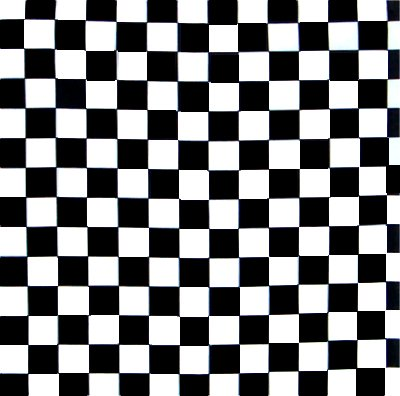
%> input picture checkerboard.jpg, 400 x 396 px
$ octave --eval "result = SIFT('checkerboard.jpg');"   (GNU Octave 9; MATLAB toolbox functions it lacks are replaced by stand-ins)
%> lines starting %> are read from the running program, lines starting %| are printed output that depends on the picture
### gaussianScaleSpace.m
function v = gaussianScaleSpace(imgIn)
    delMin = 0.5;
    sigmaIn = 0.5;
    sigmaMin = 0.8;
    n_spo = 3;
    n_oct = 4;

    initImg = imresize(imgIn, 1/delMin, 'bilinear');
    v = cell(n_oct, n_spo+3);

    sigma = 1/delMin * sqrt(sigmaMin*sigmaMin - sigmaIn*sigmaIn);
    curFilter = getGaussian(sigma);

%     v{1} = {};
    v{1}{1} = imfilter(initImg, curFilter);

    for i=2:n_spo+3
        sigma = sigmaMin/delMin * sqrt(realpow(2, 2*(i-1)/n_spo) - realpow(2, 2*(i-2)/n_spo));
        curFilter = getGaussian(sigma);
        v{1}{i} = imfilter(v{1}{i-1}, curFilter);
    end

    for j=2:n_oct
%         v{j} = {};
        v{j}{1} = imresize(v{j-1}{n_spo+1}, 0.5);

        for i=2:n_spo+3
            sigma = sigmaMin/delMin * sqrt(realpow(2, 2*(i-1)/n_spo) - realpow(2, 2*(i-2)/n_spo));
            curFilter = getGaussian(sigma);
            v{j}{i} = imfilter(v{j}{i-1}, curFilter);
        end
    end
end

function r = getGaussian(sigma)
    r = fspecial('gaussian', floor(4*sigma), sigma);
end

### dogScaleSpace.m
function w = dogScaleSpace(gss)
    n_oct = 4;
    n_spo = 3;

    w = cell(n_oct, n_spo+2);
    for i=1:n_oct
%         w{i} = {};
        for j=1:n_spo+2
            w{i}{j} = gss{i}{j+1} - gss{i}{j};
        end
    end
end

### getSIFTFeatures.m
function r = getSIFTFeatures(DoG)
    n_spo = 3;
    n_oct = 4;
    c_DoG = 0.03;
    c_edge = 10.0;
    edgeThres = (c_edge+1)*(c_edge+1)/c_edge;

    r = cell(n_oct, n_spo);
    for oct = 1:n_oct
%         r{oct} = {};
        height = size(DoG{oct}{1}, 1);
        width = size(DoG{oct}{1}, 2);
        for spo = 2:n_spo+1
            A = DoG{oct}{spo} > imdilate(DoG{oct}{spo}, [1 1 1; 1 0 1; 1 1 1]);
            B = imdilate(DoG{oct}{spo-1}, [1 1 1; 1 1 1; 1 1 1]);
            C = imdilate(DoG{oct}{spo+1}, [1 1 1; 1 1 1; 1 1 1]);
            D = imdilate(DoG{oct}{spo}, [1 1 1; 1 0 1; 1 1 1]);

            Am = -DoG{oct}{spo} > imdilate(-DoG{oct}{spo}, [1 1 1; 1 0 1; 1 1 1]);
            Bm = imdilate(-DoG{oct}{spo-1}, [1 1 1; 1 1 1; 1 1 1]);
            Cm = imdilate(-DoG{oct}{spo+1}, [1 1 1; 1 1 1; 1 1 1]);
            Dm = imdilate(-DoG{oct}{spo}, [1 1 1; 1 0 1; 1 1 1]);

            H = zeros(height, width, 3); %H is the 2-D Hessian matrix
            H(:, :, 1) = imfilter(DoG{oct}{spo}, [1 -2 1]);
            H(:, :, 2) = imfilter(DoG{oct}{spo}, [0.25 0 -0.25; 0 0 0; -0.25 0 0.25]);
            H(:, :, 3) = imfilter(DoG{oct}{spo}, [1; -2; 1]);

            edgeness = ((H(:, :, 1) + H(:, :, 3)) .* (H(:, :, 1) + H(:, :, 3))) ./ (H(:, :, 1).*H(:, :, 3) - H(:, :, 2).*H(:, :, 2));
%             edgeness = zeros(height, width);
            r{oct}{spo-1} = abs(DoG{oct}{spo}) > 0.8*c_DoG & edgeness < edgeThres & ((A & D > max(B, C)) | (Am & Dm > max(Bm, Cm)));
        end
    end

end

### getSIFTKeypoints.m
function [r, count] = getSIFTKeypoints(pss)
    n_oct = 4;
    n_spo = 3;
    delMin = 0.5;
    sigmaMin = 0.8;

    total = 0;
    for i=1:n_oct
        for j=1:n_spo
            total = total + sum(sum(pss{i}{j}));
        end
    end
    r = cell(total);
    c = 1;

    imHeight = size(pss{1}{1}, 1)*delMin;
    imWidth = size(pss{1}{1}, 2)*delMin;


    for oct=1:n_oct
        height = size(pss{oct}{1}, 1);
        width = size(pss{oct}{1}, 2);
        for spo=1:n_spo
            for i=1:height
                for j=1:width
                    if pss{oct}{spo}(i, j)
                        scale = realpow(2, oct-1);
                        delta = delMin*scale;
                        sigma = scale*sigmaMin*realpow(2, (spo+1)/n_spo);
                        if not(uint16(i*delta) < 0.01*imHeight || uint16(i*delta) > 0.99*imHeight || uint16(j*delta) < 0.01*imWidth || uint16(j*delta) > 0.99*imWidth)
                            r{c} = struct('m', j, 'n', i, 'sigma', sigma, 'octave', oct, 's', spo+1);
                            c = c + 1;
                        end
                    end
                end
            end
        end
    end
    count = c - 1;
end

### refinePoints.m
function [r, count] = refinePoints(DoG, points, c0)
    n_spo = 3;
    delMin = 0.5;
    sigmaMin = 0.8;
    c_DoG = 0.03;

    r = cell(c0);
    c = 1;
    for i = 1:c0
        m = points{i}.m;
        n = points{i}.n;
        sigma_key = points{i}.sigma;
        o_key = points{i}.octave;
        s_key = points{i}.s;
        delta_okey = delMin*realpow(2, points{i}.octave-1);

        limM = size(DoG{o_key}{1}, 2);
        limN = size(DoG{o_key}{1}, 1);

        for iter = 1:5
            temp_mat = zeros(3,3,3);
            for a = -1:1
                for b = -1:1
                    for d = -1:1
                        temp_mat(2+a,2+b,2+d) = DoG{o_key}{s_key+a}(n+d, m+b);
                    end
                end
            end

            grad = zeros(3,1);
            H = zeros(3,3);

            grad(1,1) = (temp_mat(3,2,2) - temp_mat(1,2,2))/2;
            grad(2,1) = (temp_mat(2,3,2) - temp_mat(2,1,2))/2;
            grad(3,1) = (temp_mat(2,2,3) - temp_mat(2,2,1))/2;

            H(1,1) = temp_mat(3,2,2) + temp_mat(1,2,2) - 2*temp_mat(2,2,2);
            H(2,2) = temp_mat(2,3,2) + temp_mat(2,1,2) - 2*temp_mat(2,2,2);
            H(3,3) = temp_mat(2,2,3) + temp_mat(2,2,1) - 2*temp_mat(2,2,2);
            H(1,2) = (temp_mat(3,3,2) - temp_mat(3,1,2) - temp_mat(1,3,2) + temp_mat(1,1,2))/4;
            H(2,1) = H(1,2);
            H(1,3) = (temp_mat(3,2,3) - temp_mat(3,2,1) - temp_mat(1,2,3) + temp_mat(1,2,1))/4;
            H(3,1) = H(1,3);
            H(2,3) = (temp_mat(2,3,3) - temp_mat(2,3,1) - temp_mat(2,1,3) + temp_mat(2,1,1))/4;
            H(3,2) = H(2,3);

            H_inv = inv(H);
            alpha = - H_inv * grad;
            if(max(abs(alpha)) < 0.6)
                omega = temp_mat(2,2,2) - 0.5* grad' * H_inv *grad;
                if(abs(omega) > c_DoG)
                    sigma = s_key*sigmaMin*realpow(2, (sigma_key+alpha(1))/n_spo);
                    x = round(delta_okey * (m + alpha(2)));
                    y = round(delta_okey * (n + alpha(3)));
                    r{c} = struct('y', y, 'x', x, 'sigma', sigma, 'octave', o_key, 's', s_key);
                    c = c + 1;
                    break;
                end
            else
                s_key = min(max(2, uint8(round(s_key + alpha(1)))), n_spo+1);
                m = min(max(2, uint16(round(m + alpha(2)))), limM-1);
                n = min(max(2, uint16(round(n + alpha(3)))), limN-1);
            end
        end
    end
    count = c - 1;
end

### getOrientedSIFTKeypoints.m
function [r, count, normG, atanG] = getOrientedSIFTKeypoints(gss, points, c1)
    lambda_ori = 1.5;
    n_bins = 36;
    n_oct = 4;
    n_spo = 3;
    del_min = 0.5;
    thres_hist = 0.8;

    gradM = gradient(gss, n_oct, n_spo, 'x');
    gradN = gradient(gss, n_oct, n_spo, 'y');

    normG = cell(n_oct, n_spo+3);
    atanG = cell(n_oct, n_spo+3);

    for i=1:n_oct
        for j=1:n_spo+3
            normG{i}{j} = sqrt(gradM{i}{j}.^2 + gradN{i}{j}.^2);
            atanG{i}{j} = atan2(gradN{i}{j}, gradM{i}{j});
        end
    end
    c=1;

    r = cell(2*c1);

    for i=1:c1
        x_key = double(points{i}.x);
        y_key = double(points{i}.y);
        sigma_key = points{i}.sigma;
        o_key = points{i}.octave;
        s_key = points{i}.s;
        delta_okey = del_min*realpow(2, points{i}.octave-1);
        maxM = uint16(round(x_key + 3*lambda_ori*sigma_key)/delta_okey);
        minM = uint16(round(x_key - 3*lambda_ori*sigma_key)/delta_okey);
        maxN = uint16(round(y_key + 3*lambda_ori*sigma_key)/delta_okey);
        minN = uint16(round(y_key - 3*lambda_ori*sigma_key)/delta_okey);

        h_cur = zeros(1, n_bins);
        limM = size(gss{o_key}{1}, 2);
        limN = size(gss{o_key}{1}, 1);

        for m=minM:maxM

            if m<1 || m>limM
                continue
            end

            for n=minN:maxN

                if n<1 || n>limN
                    continue
                end

                c_ori = 1.0/(sqrt(2*pi)*lambda_ori*sigma_key)*exp(-double(((double(m)*delta_okey - x_key)^2 + (double(n)*delta_okey - y_key)^2)/(2*(lambda_ori*double(sigma_key))^2)))*normG{o_key}{s_key}(n, m);
                index = mod(uint16(round(n_bins/(2*pi)*mod(atanG{o_key}{s_key}(n, m), 2*pi))), n_bins) + 1;
                h_cur(index) = h_cur(index) + c_ori;
            end
        end

        h_new = zeros(1, n_bins);
        for j=1:6
            for bin=1:n_bins
                if bin==1
                    h_new(bin) = h_cur(n_bins) + h_cur(1) + h_cur(2);
                else
                    if bin==n_bins
                        h_new(bin) = h_cur(n_bins-1) + h_cur(n_bins) + h_cur(1);
                    else
                         h_new(bin) = h_cur(bin-1) + h_cur(bin) + h_cur(bin+1);
                    end
                end

                h_new(bin) = h_cur(bin)/3.0;
            end

            h_cur = h_new;
        end

        for bin=1:n_bins
            h_km = h_cur(mod(bin-2, n_bins)+1);
            h_kM = h_cur(mod(bin, n_bins)+1);
            if h_cur(bin)>h_km && h_cur(bin)>h_kM && h_cur(bin) > thres_hist*max(h_cur)
                theta_key = (2*pi)*(2*bin-1)/(2*n_bins) + pi/n_bins*((h_km - h_kM)/(h_km + 2*h_cur(bin) + h_kM));
                r{c} = struct('y', y_key, 'x', x_key, 'sigma', sigma_key, 'octave', o_key, 's', s_key, 'theta', theta_key);
                c = c + 1;
            end
        end
    end
    count = c - 1;
end


function g = gradient(gss, n_oct, n_spo, dir)
    g = cell(n_oct, n_spo);
    for i=1:n_oct
        for j=1:n_spo+3
            if dir=='x'
%                 g{i}{j} = imfilter(gss{i}{j}, [-0.5 0 0.5]);
                g{i}{j} = imfilter(gss{i}{j}, [1, 0, -1; 2, 0, -2; 1, 0, -1]/8);
            else
%                 g{i}{j} = imfilter(gss{i}{j}, [-0.5; 0; 0.5]);
                g{i}{j} = imfilter(gss{i}{j}, [1, 2, 1; 0, 0, 0; -1, -2, -1]/8);
            end
        end
    end
end

### SIFT.m
function [r, count] = SIFT(imPath)
%> called with imPath = 'checkerboard.jpg'
    img = imread(imPath);
%> img is the input picture: size 396x400x3 uint8; mean R, G, B 125.5, 126, 127.1
    gray  = im2double(rgb2gray(img));
    gss = gaussianScaleSpace(gray);
%> in gaussianScaleSpace, `initImg = imresize(imgIn, 1/delMin, 'bilinear');`:
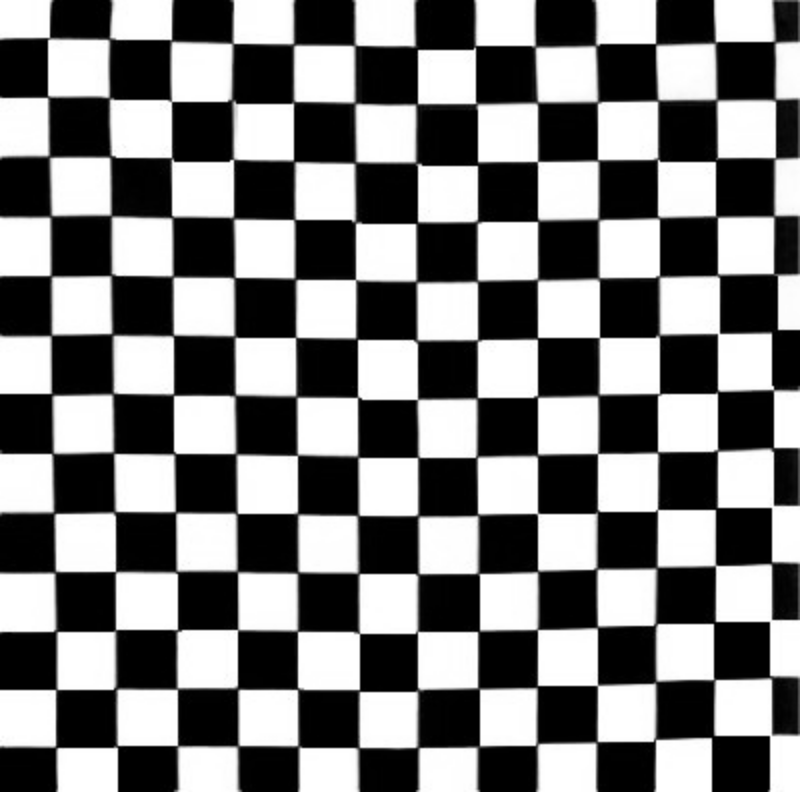
%> initImg: size 792x800 double; min 0, max 1, mean 0.494
%> after the loop in gaussianScaleSpace, `for i=2:n_spo+3`: v = 24 items
%> gss = 24 items
    DoG = dogScaleSpace(gss);
%> after the loop in dogScaleSpace, `for i=1:n_oct`: w = 20 items
%> DoG = 20 items
    sft = getSIFTFeatures(DoG);
%> the loop in getSIFTFeatures, `for oct = 1:n_oct` made 4 passes
%> (height, width) on passes 1 to 4: (792, 800), (396, 400), (198, 200), (99, 100)
%> after the loop in getSIFTFeatures, `for oct = 1:n_oct`:
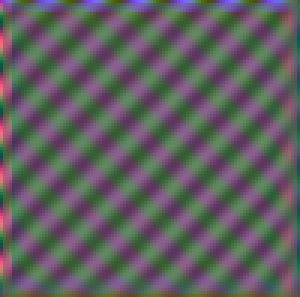
%> H: size 99x100x3 double (shown 3 times larger); mean R, G, B 0.000207, -1.9e-06, 0.000224; drawn with min black and max white
%> after the loop in getSIFTFeatures, `for oct = 1:n_oct`: r = 12 items
%> sft = 12 items
    [points, c0] = getSIFTKeypoints(sft);
%> after the loop in getSIFTKeypoints, `for i=1:n_oct`: total = 615
%> in getSIFTKeypoints, `r = cell(total);`: r = 378225 items
%> in getSIFTKeypoints, `imHeight = size(pss{1}{1}, 1)*delMin;`: imHeight = 396
%> in getSIFTKeypoints, `imWidth = size(pss{1}{1}, 2)*delMin;`: imWidth = 400
%> the loop in getSIFTKeypoints, `for oct=1:n_oct` made 4 passes
%> after the loop in getSIFTKeypoints, `for oct=1:n_oct`: c = 562; delta = 4; scale = 8; sigma = 12.8
%> in getSIFTKeypoints, `count = c - 1;`: count = 561
%> points = 378225 items; c0 = 561
    c0
%> c0 = 561
    [refinedPoints, c1] = refinePoints(DoG, points, c0);
%> in refinePoints, `r = cell(c0);`: r = 314721 items
%> the loop in refinePoints, `for i = 1:c0` made 561 passes
%> sigma_key on passes 1 to 3: 1.27, 1.27, 1.27
%> after the loop in refinePoints, `for i = 1:c0`: H = [-0.0554 -0.0132 -4.73e-05; -0.0132 -0.0173 -0.000164; -4.73e-05 -0.000164 -0.0168]; c = 559; grad = [0.0105; 0.00167; -0.00341]; omega = 0.0877; sigma = 48.41; x = 248; y = 379
%> in refinePoints, `count = c - 1;`: count = 558
%> refinedPoints = 314721 items; c1 = 558
    c1
%> c1 = 558
    [orientedPoints, c2, normG, atanG] = getOrientedSIFTKeypoints(gss, refinedPoints, c1);
%> after the loop in gradient, `for i=1:n_oct`: g = 12 items
%> after the loop in getOrientedSIFTKeypoints, `for i=1:n_oct`: atanG = 24 items
%> in getOrientedSIFTKeypoints, `r = cell(2*c1);`: r = 1245456 items
    c2
    [featureVectors, c3] = getSIFTFeatureVectors(gss, orientedPoints, c2, normG, atanG);
    c3
    r = featureVectors;
    count = c3;
%     r = orientedPoints;
end
%> (the run ends here)
